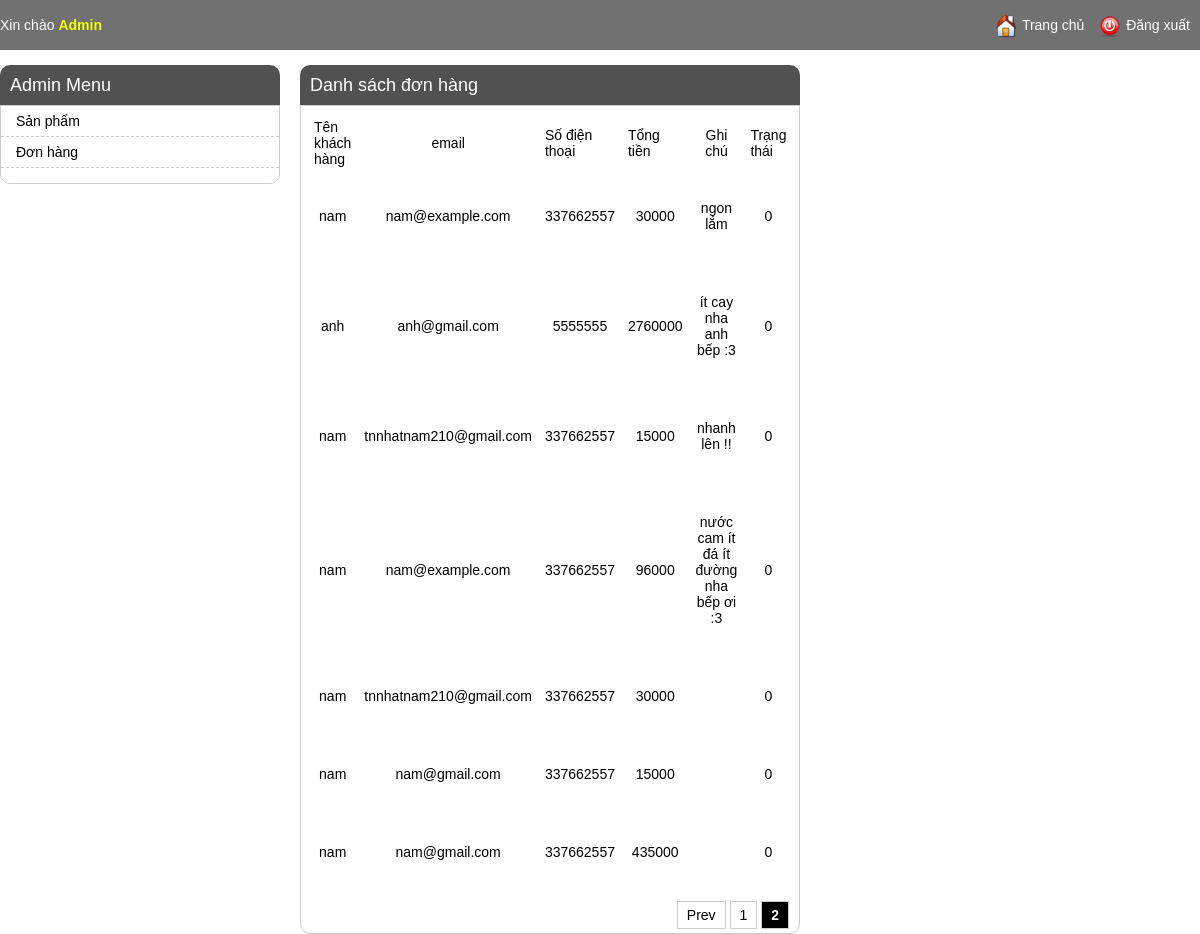
/AppFood/admin/order_listing.php?per_page=10&page=2 (signed in), run on the app's committed database.
### tables this page shows
CREATE TABLE `donhang` (
  `id` int(10) NOT NULL,
  `tenkhachhang` varchar(200) NOT NULL,
  `email` varchar(200) NOT NULL,
  `sodienthoai` varchar(10) NOT NULL,
  `tongtien` double NOT NULL,
  `ghichu` text NOT NULL,
  `Status` int(1) NOT NULL DEFAULT 0
);

### AppFood/admin/order_listing.php (the view, shortened to what this page needs)
<?php
include 'header.php';
if (!empty($_SESSION['current_user'])) {
    $item_per_page = (!empty($_GET['per_page'])) ? $_GET['per_page'] : 10;
    $current_page = (!empty($_GET['page'])) ? $_GET['page'] : 1;
    $offset = ($current_page - 1) * $item_per_page;
    $products = mysqli_query($con, "SELECT * FROM `donhang` ORDER BY `id` DESC LIMIT " . $item_per_page . " OFFSET " . $offset);
    ?>
    <div class="main-content">
        <h1>Danh sách đơn hàng</h1>
        <div class="product-items">
        <table>
            <tr>
                <td style="padding-right: 10px;">Tên khách hàng</td>
                <td style="padding-right: 10px;text-align:center;">email</td>
                <td style="padding-right: 10px;">Số điện thoại</td>
                <td style="padding-right: 10px;">Tổng tiền</td>
                <td style="padding-right: 10px;text-align:center;">Ghi chú</td>
                <td style="padding-right: 10px;">Trạng thái</td>
            </tr>
            <?php
                while ($row = mysqli_fetch_array($products)) { ?>
            <tr style="padding-top:20px ;">
                <td style="padding-right: 10px;padding-top:30px;text-align:center;padding-bottom:30px;"><?= $row['tenkhachhang'] ?></td>
                <td style="padding-right: 10px;padding-top:30px;text-align:center;padding-bottom:30px;"><?= $row['email'] ?></td>
                <td style="padding-right: 10px;padding-top:30px;text-align:center;padding-bottom:30px;"><?= $row['sodienthoai'] ?></td>
                <td style="padding-right: 10px;padding-top:30px;text-align:center;padding-bottom:30px;"><?= $row['tongtien'] ?></td>
                <td style="padding-right: 10px;padding-top:30px;text-align:center;padding-bottom:30px;"><?= $row['ghichu'] ?></td>
                <td style="padding-right: 10px;padding-top:30px;text-align:center;padding-bottom:30px;"><?= $row['Status'] ?></td>
            <?php } ?>
            </tr>
        </table>
            <?php
            include './pagination.php';
            ?>
        </div>
    </div>
    <?php
}
?>

### AppFood/css/admin_style.css (style rules this page uses)
body { font-family: arial; padding: 0; margin: 0; font-size: 14px; }
h1 { text-align: center; }
.product-items { padding: 10px; border: 1px solid #ccc; border-radius: 0 0 10px 10px; }
.main-content { float: left; width: 500px; margin-left: 20px; }
.main-content h1 { margin: 0; text-align: left; background: #525151; color: #fff; font-size: 18px; font-weight: normal; line-height: 40px; border-radius: 10px 10px 0 0; padding: 0 10px; }

### data on the page
donhang: tenkhachhang "nam", email "nam@example.com", sodienthoai "337662557", tongtien "30000", ghichu "ngon lắm", Status "0"
donhang: tenkhachhang "anh", email "anh@gmail.com", sodienthoai "5555555", tongtien "2760000", ghichu "ít cay nha anh bếp :3", Status "0"
donhang: tenkhachhang "nam", email "tnnhatnam210@gmail.com", sodienthoai "337662557", tongtien "15000", ghichu "nhanh lên !!", Status "0"
donhang: tenkhachhang "nam", email "nam@example.com", sodienthoai "337662557", tongtien "96000", ghichu "nước cam ít đá ít đường nha bếp ơi :3", Status "0"
donhang: tenkhachhang "nam", email "tnnhatnam210@gmail.com", sodienthoai "337662557", tongtien "30000", Status "0"
donhang: tenkhachhang "nam", email "nam@gmail.com", sodienthoai "337662557", tongtien "15000", Status "0"
donhang: tenkhachhang "nam", email "nam@gmail.com", sodienthoai "337662557", tongtien "435000", Status "0"
